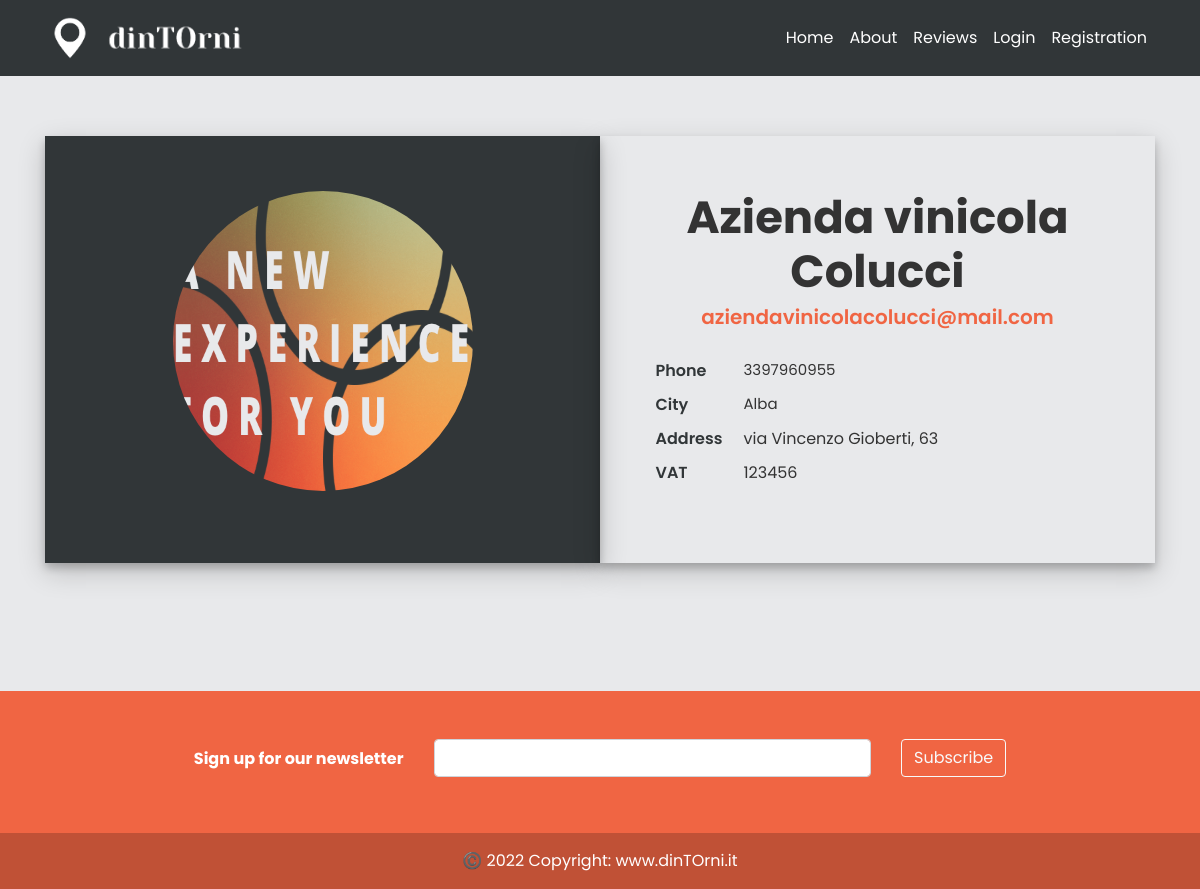
Page /3/business_info on the earlier database version.
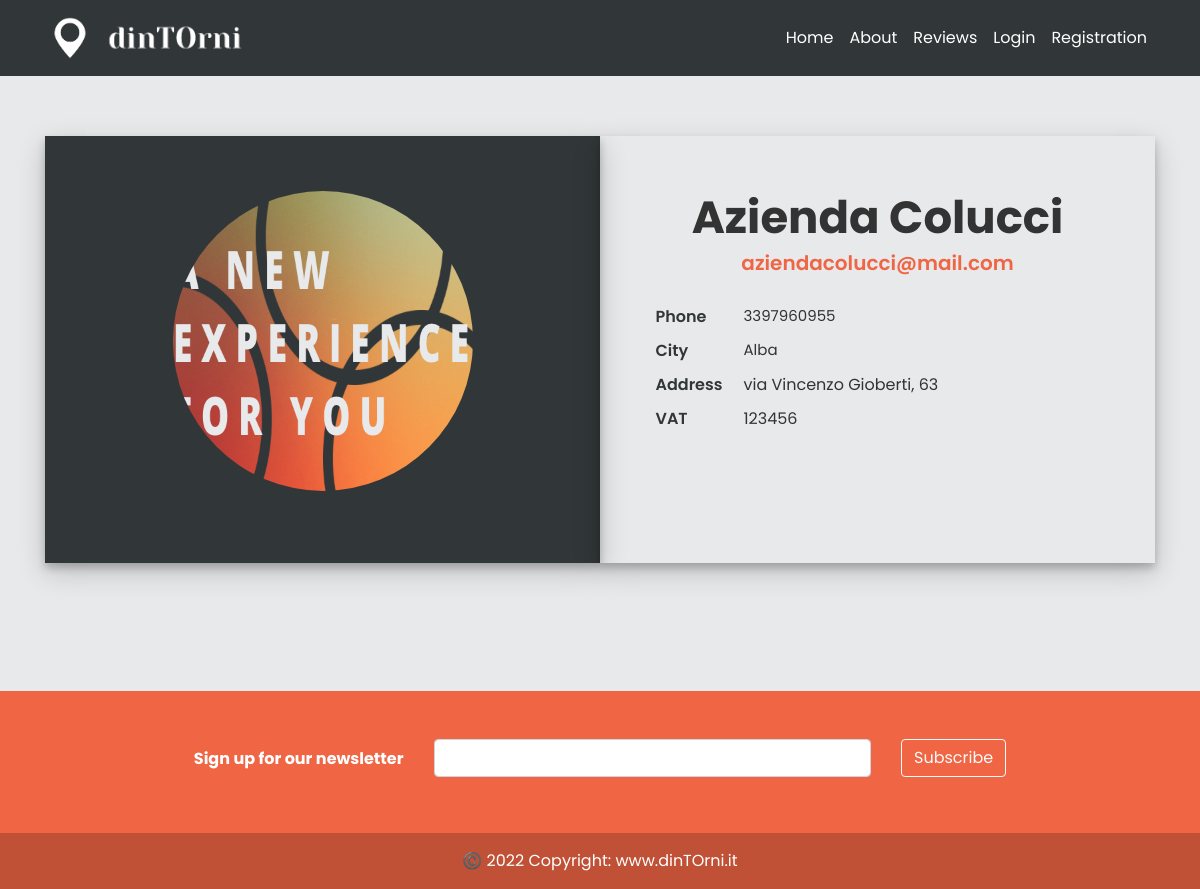
Same page on the later database version.
### models.py (models this page shows, shortened)
class User(db.Model, UserMixin):
    _tablename__ = 'user'
    id = db.Column(db.Integer, primary_key=True)
    email = db.Column(db.String(120), unique=True, nullable=False)
    image_file = db.Column(db.String(20), nullable=False, default='default.jpg')
    password = db.Column(db.String(60), nullable=False)
    telephone = db.Column(db.Integer(), nullable=False)
    type= db.Column(db.String(20))
    __mapper_args__={
        'polymorphic_identity': 'user',
        'polymorphic_on': type
    }

class Business(User, db.Model):
    _tablename__ = 'business'
    id = db.Column(db.Integer, db.ForeignKey('user.id'), primary_key=True)
    name = db.Column(db.String(20), unique=True, nullable=False)
    vat_number = db.Column(db.Integer())#rimettere i nullable
    city = db.Column(db.String(20))
    address = db.Column(db.String(30))
    events = db.relationship('Event', backref='creator', lazy=True)
    link_facebook = db.Column(db.String())
    link_instagram = db.Column(db.String())
    link_twitter = db.Column(db.String())
    link_website = db.Column(db.String())
    __mapper_args__ = {
        'polymorphic_identity': 'business',
    }

### app/events/routes.py (the view)
@events.route("/<int:event_id>/business_info", methods=['GET', 'POST'])
def business_info(event_id):
    e = Event.query.get_or_404(event_id)
    return render_template('account_business.html', event = e)

### app/templates/account_business.html
{% extends "layout.html" %}
{% block content %}
    <div class="container login-container pb-5" style="height: 500px">
        <div class="row">
            <div class="col-md-6 login-form-3">
                <div class="about-avatar">
                    <img class="rounded-circle account-img" style="height: 300px; width: 300px" src="{{ url_for('static', filename='profile_pics/' + event.creator.image_file) }}">
                </div>
            </div>
            <div class="col-md-6 login-form-1">
                <div class="about-text go-to">
                    <h3 class="dark-color">{{ event.creator.name }}</h3>
                    <h6 class="theme-color lead text-center">{{ event.creator.email }}</h6>
                    <div class="row about-list pb-2">
                        <div class="col">
                                <div class="media">
                                    <label>Phone</label>
                                    <p>{{ event.creator.telephone }}</p>
                                </div>
                                <div class="media">
                                    <label>City</label>
                                    <p>{{ event.creator.city }}</p>
                                </div>
                                <div class="media">
                                    <label>Address</label>
                                    {{ event.creator.address }}
                                </div>
                                <div class="media">
                                    <label>VAT</label>
                                    {{ event.creator.vat_number }}
                                </div>
                            </div>
                    </div>
                </div>
            </div>
        </div>
    </div>
{% endblock content %}

Differences in the rows shown:
no longer on this page (row edited): User: image_file (placeholder picture), creator.email "aziendavinicolacolucci@mail.com", creator.telephone "3397960955"
removed Business: creator.name "Azienda vinicola Colucci", creator.city "Alba", creator.address "via Vincenzo Gioberti, 63", creator.vat_number "123456"
now on this page (row edited): User: image_file (placeholder picture), creator.email "aziendacolucci@mail.com", creator.telephone "3397960955"
now on this page (row edited): Business: creator.name "Azienda Colucci", creator.city "Alba", creator.address "via Vincenzo Gioberti, 63", creator.vat_number "123456"
